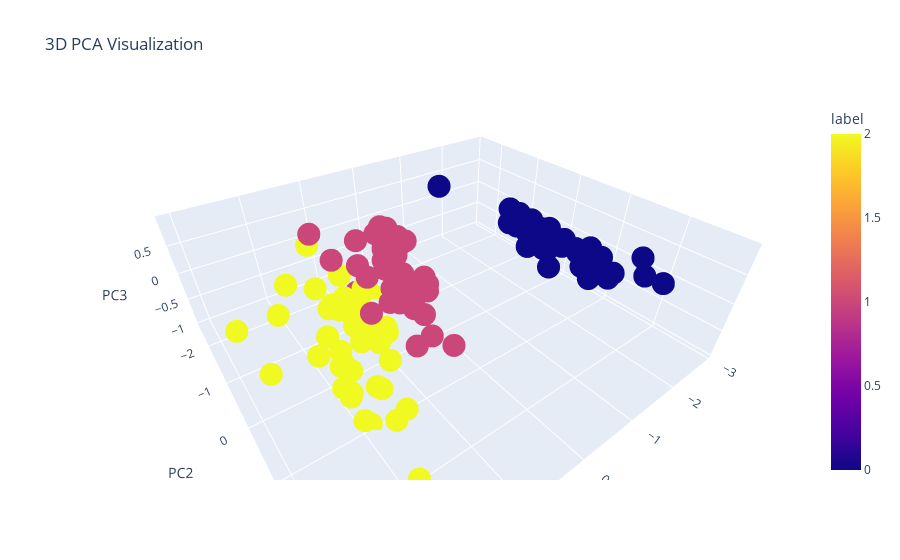

Notebook source saved alongside this figure:
### Code cell
df_pca = pd.DataFrame(X_train_pca[:,:-1], columns=['PC1', 'PC2', 'PC3'])
df_pca['label'] = y_train_numeric  # if you have labels (e.g., for coloring)

fig = px.scatter_3d(df_pca, x='PC1', y='PC2', z='PC3',
                    color='label',  # or remove if unlabeled
                    title='3D PCA Visualization')
fig.show()
